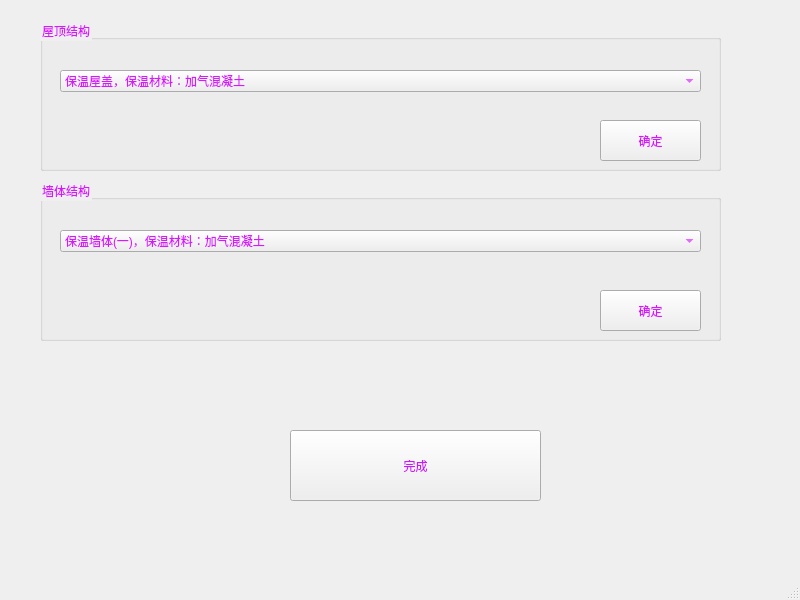
<?xml version="1.0" encoding="UTF-8"?>
<ui version="4.0">
 <class>MainWindow</class>
 <widget class="QMainWindow" name="MainWindow">
  <property name="geometry">
   <rect>
    <x>0</x>
    <y>0</y>
    <width>800</width>
    <height>600</height>
   </rect>
  </property>
  <property name="windowTitle">
   <string>MainWindow</string>
  </property>
  <widget class="QWidget" name="centralwidget">
   <widget class="QGroupBox" name="groupBox">
    <property name="geometry">
     <rect>
      <x>40</x>
      <y>180</y>
      <width>681</width>
      <height>161</height>
     </rect>
    </property>
    <property name="styleSheet">
     <string notr="true">color: rgb(217, 23, 255);
font: 8pt &quot;楷体&quot;;</string>
    </property>
    <property name="title">
     <string>墙体结构</string>
    </property>
    <widget class="QComboBox" name="comboBox">
     <property name="geometry">
      <rect>
       <x>20</x>
       <y>50</y>
       <width>641</width>
       <height>22</height>
      </rect>
     </property>
     <item>
      <property name="text">
       <string>保温墙体(一)，保温材料：加气混凝土</string>
      </property>
     </item>
     <item>
      <property name="text">
       <string>保温墙体(一)，保温材料：水泥膨胀珍珠岩</string>
      </property>
     </item>
     <item>
      <property name="text">
       <string>保温墙体(一)，保温材料：沥青膨胀珍珠岩</string>
      </property>
     </item>
     <item>
      <property name="text">
       <string>保温墙体(二)，保温材料：沥青矿渣棉毡</string>
      </property>
     </item>
     <item>
      <property name="text">
       <string>保温墙体(二)，保温材料：塑料袋装膨胀蛭石</string>
      </property>
     </item>
     <item>
      <property name="text">
       <string>保温墙体(二)，保温材料：塑料袋装膨胀珍珠岩粉</string>
      </property>
     </item>
     <item>
      <property name="text">
       <string>保温墙体(二)，保温材料：沥青玻璃棉毡</string>
      </property>
     </item>
     <item>
      <property name="text">
       <string>保温墙体(二)，保温材料：塑料袋装脲醛泡沫塑料</string>
      </property>
     </item>
     <item>
      <property name="text">
       <string>保温墙体(三)，保温材料：沥青矿渣棉毡</string>
      </property>
     </item>
     <item>
      <property name="text">
       <string>保温墙体(三)，保温材料：塑料袋装膨胀蛭石</string>
      </property>
     </item>
     <item>
      <property name="text">
       <string>保温墙体(三)，保温材料：塑料袋装膨胀珍珠岩粉</string>
      </property>
     </item>
     <item>
      <property name="text">
       <string>保温墙体(三)，保温材料：沥青玻璃棉毡</string>
      </property>
     </item>
     <item>
      <property name="text">
       <string>保温墙体(三)，保温材料：塑料袋装脲醛泡沫塑料</string>
      </property>
     </item>
     <item>
      <property name="text">
       <string>砖墙</string>
      </property>
     </item>
     <item>
      <property name="text">
       <string>陶粒页岩混凝土大板280</string>
      </property>
     </item>
     <item>
      <property name="text">
       <string>混凝土、加气混凝土复合板240</string>
      </property>
     </item>
     <item>
      <property name="text">
       <string>填泡沫混凝土的钢筋混凝土墙板180</string>
      </property>
     </item>
     <item>
      <property name="text">
       <string>填泡沫混凝土的钢筋混凝土墙板220</string>
      </property>
     </item>
     <item>
      <property name="text">
       <string>膨珠混凝土大版280</string>
      </property>
     </item>
     <item>
      <property name="text">
       <string>混凝土、加气混凝土复合板280（一）</string>
      </property>
     </item>
     <item>
      <property name="text">
       <string>混凝土、加气混凝土复合板280（二）</string>
      </property>
     </item>
     <item>
      <property name="text">
       <string>纯加气混凝土大板</string>
      </property>
     </item>
     <item>
      <property name="text">
       <string>矿棉轻质复合板182</string>
      </property>
     </item>
     <item>
      <property name="text">
       <string>矿棉轻质复合板98</string>
      </property>
     </item>
     <item>
      <property name="text">
       <string>钢筋混凝土剪力墙</string>
      </property>
     </item>
    </widget>
    <widget class="QPushButton" name="pushButton">
     <property name="geometry">
      <rect>
       <x>560</x>
       <y>110</y>
       <width>101</width>
       <height>41</height>
      </rect>
     </property>
     <property name="text">
      <string>确定</string>
     </property>
    </widget>
   </widget>
   <widget class="QGroupBox" name="groupBox_2">
    <property name="geometry">
     <rect>
      <x>40</x>
      <y>20</y>
      <width>681</width>
      <height>151</height>
     </rect>
    </property>
    <property name="styleSheet">
     <string notr="true">color: rgb(217, 23, 255);
font: 8pt &quot;楷体&quot;;</string>
    </property>
    <property name="title">
     <string>屋顶结构</string>
    </property>
    <widget class="QComboBox" name="comboBox_2">
     <property name="geometry">
      <rect>
       <x>20</x>
       <y>50</y>
       <width>641</width>
       <height>22</height>
      </rect>
     </property>
     <item>
      <property name="text">
       <string>保温屋盖，保温材料：加气混凝土</string>
      </property>
     </item>
     <item>
      <property name="text">
       <string>保温屋盖，保温材料：水泥膨胀珍珠岩</string>
      </property>
     </item>
     <item>
      <property name="text">
       <string>保温屋盖，保温材料：沥青膨胀珍珠岩</string>
      </property>
     </item>
     <item>
      <property name="text">
       <string>通风屋盖，保温材料：加气混凝土</string>
      </property>
     </item>
     <item>
      <property name="text">
       <string>通风屋盖，保温材料：水泥膨胀珍珠岩</string>
      </property>
     </item>
     <item>
      <property name="text">
       <string>通风屋盖，保温材料：沥青膨胀珍珠岩</string>
      </property>
     </item>
     <item>
      <property name="text">
       <string>吊顶屋盖(一)，保温材料：脲醛泡沫塑料</string>
      </property>
     </item>
     <item>
      <property name="text">
       <string>吊顶屋盖(一)，保温材料：膨胀珍珠岩粉</string>
      </property>
     </item>
     <item>
      <property name="text">
       <string>吊顶屋盖(一)，保温材料：沥青玻璃棉毡</string>
      </property>
     </item>
     <item>
      <property name="text">
       <string>吊顶屋盖(一)，保温材料：膨胀蛭石</string>
      </property>
     </item>
     <item>
      <property name="text">
       <string>吊顶屋盖(一)，保温材料：沥青矿渣棉毡</string>
      </property>
     </item>
     <item>
      <property name="text">
       <string>吊顶屋盖(二)，保温材料：脲醛泡沫塑料</string>
      </property>
     </item>
     <item>
      <property name="text">
       <string>吊顶屋盖(二)，保温材料：膨胀珍珠岩粉</string>
      </property>
     </item>
     <item>
      <property name="text">
       <string>吊顶屋盖(二)，保温材料：沥青玻璃棉毡</string>
      </property>
     </item>
     <item>
      <property name="text">
       <string>吊顶屋盖(二)，保温材料：膨胀蛭石</string>
      </property>
     </item>
     <item>
      <property name="text">
       <string>吊顶屋盖(二)，保温材料：沥青矿渣棉毡</string>
      </property>
     </item>
     <item>
      <property name="text">
       <string>吊顶屋盖(三)，保温材料：脲醛泡沫塑料</string>
      </property>
     </item>
     <item>
      <property name="text">
       <string>吊顶屋盖(三)，保温材料：膨胀珍珠岩粉</string>
      </property>
     </item>
     <item>
      <property name="text">
       <string>吊顶屋盖(三)，保温材料：沥青玻璃棉毡</string>
      </property>
     </item>
     <item>
      <property name="text">
       <string>吊顶屋盖(三)，保温材料：膨胀蛭石</string>
      </property>
     </item>
     <item>
      <property name="text">
       <string>吊顶屋盖(三)，保温材料：沥青矿渣棉毡</string>
      </property>
     </item>
    </widget>
    <widget class="QPushButton" name="pushButton_2">
     <property name="geometry">
      <rect>
       <x>560</x>
       <y>100</y>
       <width>101</width>
       <height>41</height>
      </rect>
     </property>
     <property name="text">
      <string>确定</string>
     </property>
    </widget>
   </widget>
   <widget class="QPushButton" name="pushButton_3">
    <property name="geometry">
     <rect>
      <x>290</x>
      <y>430</y>
      <width>251</width>
      <height>71</height>
     </rect>
    </property>
    <property name="styleSheet">
     <string notr="true">color: rgb(205, 24, 255);
font: 8pt &quot;楷体&quot;;</string>
    </property>
    <property name="text">
     <string>完成</string>
    </property>
   </widget>
  </widget>
  <widget class="QMenuBar" name="menubar">
   <property name="geometry">
    <rect>
     <x>0</x>
     <y>0</y>
     <width>800</width>
     <height>22</height>
    </rect>
   </property>
  </widget>
  <widget class="QStatusBar" name="statusbar"/>
 </widget>
 <resources>
  <include location="../pic/wuding.qrc"/>
 </resources>
 <connections/>
</ui>
